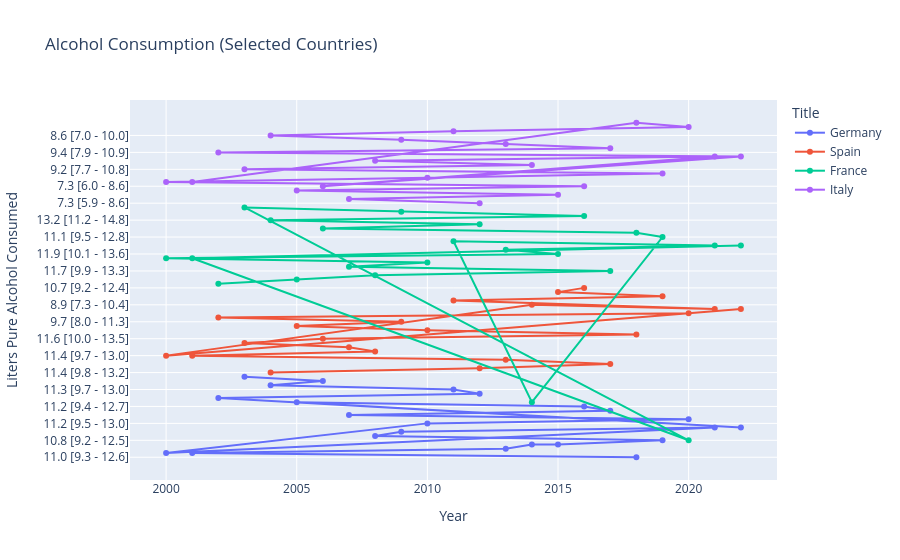

The cell this chart's notebook holds for it:
### Code cell
countries = ["Germany", "Spain", "France", "Italy"]

df1_subset = df1[df1["Title"].isin(countries)]

fig = px.line(
    df1_subset,
    x="Year",
    y="Liters Pure Alcohol Consumed",
    color="Title",
    markers=True,
    title="Alcohol Consumption (Selected Countries)"
)

fig.show()

### Figure 1 — Plotly figure (JSON) as saved in the notebook; plotly's stock layout.template omitted (floating-point values rounded to 4 significant figures)
{"data": [{"hovertemplate": "Title=Germany<br>Year=%{x}<br>Liters Pure Alcohol Consumed=%{y}<extra></extra>", "legendgroup": "Germany", "line": {"color": "#636efa", "dash": "solid"}, "marker": {"symbol": "circle"}, "mode": "lines+markers", "name": "Germany", "orientation": "h", "showlegend": true, "type": "scatter", "x": [2018, 2001, 2013, 2014, 2015, 2019, 2008, 2009, 2021, 2000, 2010, 2020, 2007, 2017, 2016, 2005, 2022, 2002, 2012, 2011, 2004, 2006, 2003], "xaxis": "x", "y": ["11.0 [9.3 - 12.6]", "12.6 [10.8 - 14.5]", "11.3 [9.4 - 12.9]", "11.2 [9.4 - 12.8]", "11.2 [9.4 - 12.8]", "10.8 [9.2 - 12.5]", "11.4 [9.5 - 13.0]", "11.3 [9.6 - 12.9]", "10.5 [8.9 - 12.0]", "12.6 [10.8 - 14.5]", "11.2 [9.5 - 13.0]", "10.6 [9.0 - 12.2]", "11.5 [9.7 - 13.2]", "11.2 [9.5 - 12.7]", "11.2 [9.4 - 12.7]", "11.8 [10.0 - 13.5]", "10.5 [8.9 - 12.0]", "12.2 [10.5 - 14.0]", "11.3 [9.6 - 13.0]", "11.3 [9.7 - 13.0]", "11.8 [10.1 - 13.7]", "11.6 [9.9 - 13.3]", "12.0 [10.2 - 13.8]"], "yaxis": "y"}, {"hovertemplate": "Title=Spain<br>Year=%{x}<br>Liters Pure Alcohol Consumed=%{y}<extra></extra>", "legendgroup": "Spain", "line": {"color": "#EF553B", "dash": "solid"}, "marker": {"symbol": "circle"}, "mode": "lines+markers", "name": "Spain", "orientation": "h", "showlegend": true, "type": "scatter", "x": [2004, 2012, 2017, 2013, 2001, 2008, 2007, 2003, 2006, 2018, 2010, 2005, 2009, 2002, 2020, 2022, 2000, 2014, 2021, 2011, 2019, 2015, 2016], "xaxis": "x", "y": ["11.4 [9.8 - 13.2]", "8.6 [7.1 - 10.1]", "10.7 [9.2 - 12.3]", "8.3 [6.9 - 9.8]", "11.4 [9.7 - 13.0]", "10.4 [8.7 - 12.1]", "11.1 [9.5 - 12.6]", "10.9 [9.3 - 12.5]", "11.6 [10.0 - 13.5]", "10.7 [9.1 - 12.3]", "9.2 [7.6 - 10.8]", "11.7 [10.0 - 13.4]", "9.7 [8.0 - 11.3]", "11.2 [9.4 - 12.9]", "9.9 [8.3 - 11.5]", "10.3 [8.7 - 11.9]", "11.4 [9.7 - 13.0]", "8.9 [7.3 - 10.4]", "10.3 [8.7 - 11.9]", "8.8 [7.2 - 10.2]", "9.9 [8.4 - 11.5]", "9.7 [8.2 - 11.3]", "10.7 [9.2 - 12.4]"], "yaxis": "y"}, {"hovertemplate": "Title=France<br>Year=%{x}<br>Liters Pure Alcohol Consumed=%{y}<extra></extra>", "legendgroup": "France", "line": {"color": "#00cc96", "dash": "solid"}, "marker": {"symbol": "circle"}, "mode": "lines+markers", "name": "France", "orientation": "h", "showlegend": true, "type": "scatter", "x": [2002, 2005, 2008, 2017, 2007, 2010, 2000, 2015, 2013, 2021, 2011, 2014, 2019, 2018, 2006, 2012, 2004, 2016, 2009, 2003, 2020, 2001, 2022], "xaxis": "x", "y": ["13.8 [12.0 - 15.8]", "13.0 [11.1 - 14.8]", "12.7 [10.9 - 14.5]", "11.7 [9.9 - 13.3]", "12.8 [11.0 - 14.6]", "12.4 [10.6 - 14.2]", "14.0 [12.1 - 16.0]", "11.9 [10.1 - 13.6]", "12.0 [10.1 - 13.6]", "10.6 [9.0 - 12.3]", "12.3 [10.6 - 14.0]", "11.8 [10.0 - 13.5]", "11.1 [9.5 - 12.8]", "11.6 [9.8 - 13.3]", "13.0 [11.1 - 14.7]", "12.1 [10.4 - 13.8]", "13.2 [11.2 - 14.8]", "11.8 [10.1 - 13.5]", "12.5 [10.7 - 14.2]", "13.5 [11.6 - 15.3]", "10.8 [9.2 - 12.5]", "14.0 [12.1 - 16.0]", "10.6 [9.0 - 12.3]"], "yaxis": "y"}, {"hovertemplate": "Title=Italy<br>Year=%{x}<br>Liters Pure Alcohol Consumed=%{y}<extra></extra>", "legendgroup": "Italy", "line": {"color": "#ab63fa", "dash": "solid"}, "marker": {"symbol": "circle"}, "mode": "lines+markers", "name": "Italy", "orientation": "h", "showlegend": true, "type": "scatter", "x": [2012, 2007, 2015, 2005, 2016, 2000, 2010, 2019, 2003, 2014, 2008, 2021, 2006, 2022, 2002, 2017, 2013, 2009, 2004, 2011, 2020, 2018, 2001], "xaxis": "x", "y": ["7.3 [5.9 - 8.6]", "7.1 [5.7 - 8.3]", "7.3 [5.9 - 8.5]", "7.9 [6.6 - 9.4]", "7.3 [6.0 - 8.6]", "9.6 [8.1 - 11.1]", "6.8 [5.5 - 8.0]", "7.8 [6.4 - 9.2]", "9.2 [7.7 - 10.8]", "7.4 [6.0 - 8.7]", "6.8 [5.5 - 8.1]", "7.9 [6.5 - 9.4]", "7.3 [6.0 - 8.6]", "7.9 [6.5 - 9.4]", "9.4 [7.9 - 10.9]", "7.6 [6.3 - 8.9]", "7.5 [6.0 - 8.8]", "6.7 [5.4 - 8.0]", "8.6 [7.0 - 10.0]", "7.1 [5.8 - 8.4]", "7.9 [6.5 - 9.3]", "7.8 [6.5 - 9.2]", "9.6 [8.1 - 11.1]"], "yaxis": "y"}], "layout": {"legend": {"title": {"text": "Title"}, "tracegroupgap": 0}, "title": {"text": "Alcohol Consumption (Selected Countries)"}, "xaxis": {"anchor": "y", "domain": [0, 1], "title": {"text": "Year"}}, "yaxis": {"anchor": "x", "domain": [0, 1], "title": {"text": "Liters Pure Alcohol Consumed"}}}}
